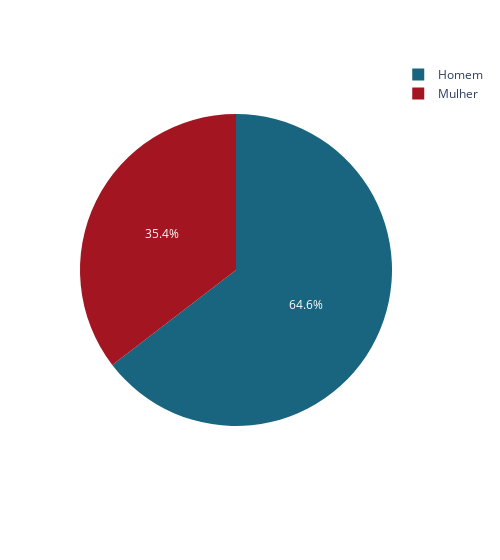

Write notebook code for a chart like this one.
### Markdown cell above
Aqui podemos observar que, dos pacientes falecidos, os homens são os que mais acabaram morrendo durante o acompanhamento

### Code cell
graph_df = tmp.loc[tmp['DEATH_EVENT'] == 'Faleceu']
fig = px.pie(graph_df, names='sex', width=500, 
             color_discrete_sequence=['#19647E', '#A31621'])
fig.show()

### Figure 1 — Plotly figure (JSON) as saved in the notebook; plotly's stock layout.template omitted (floating-point values rounded to 4 significant figures)
{"data": [{"domain": {"x": [0, 1], "y": [0, 1]}, "hovertemplate": "sex=%{label}<extra></extra>", "labels": ["Homem", "Homem", "Homem", "Homem", "Mulher", "Homem", "Homem", "Homem", "Mulher", "Homem", "Homem", "Homem", "Homem", "Homem", "Homem", "Homem", "Homem", "Mulher", "Mulher", "Mulher", "Homem", "Mulher", "Homem", "Mulher", "Homem", "Homem", "Homem", "Homem", "Homem", "Mulher", "Homem", "Homem", "Homem", "Mulher", "Mulher", "Homem", "Mulher", "Homem", "Mulher", "Homem", "Homem", "Homem", "Homem", "Mulher", "Homem", "Mulher", "Mulher", "Mulher", "Mulher", "Homem", "Homem", "Homem", "Homem", "Mulher", "Homem", "Homem", "Mulher", "Homem", "Mulher", "Homem", "Homem", "Homem", "Homem", "Mulher", "Mulher", "Homem", "Mulher", "Homem", "Mulher", "Mulher", "Homem", "Mulher", "Homem", "Homem", "Homem", "Mulher", "Mulher", "Homem", "Mulher", "Homem", "Homem", "Homem", "Homem", "Homem", "Homem", "Mulher", "Mulher", "Homem", "Homem", "Mulher", "Mulher", "Homem", "Mulher", "Homem", "Homem", "Homem"], "legendgroup": "", "name": "", "showlegend": true, "type": "pie"}], "layout": {"legend": {"tracegroupgap": 0}, "margin": {"t": 60}, "piecolorway": ["#19647E", "#A31621"], "width": 500}}
